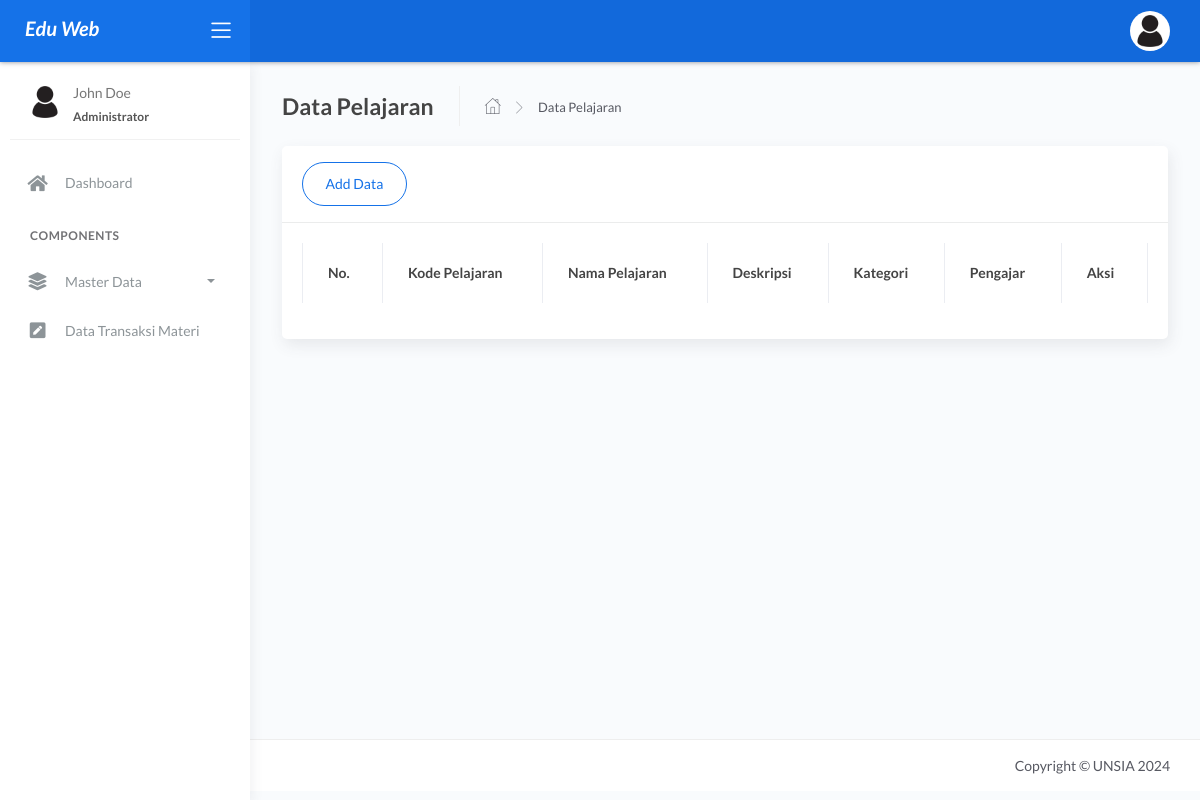
Before: /index.php/pelajaran with the older database file.
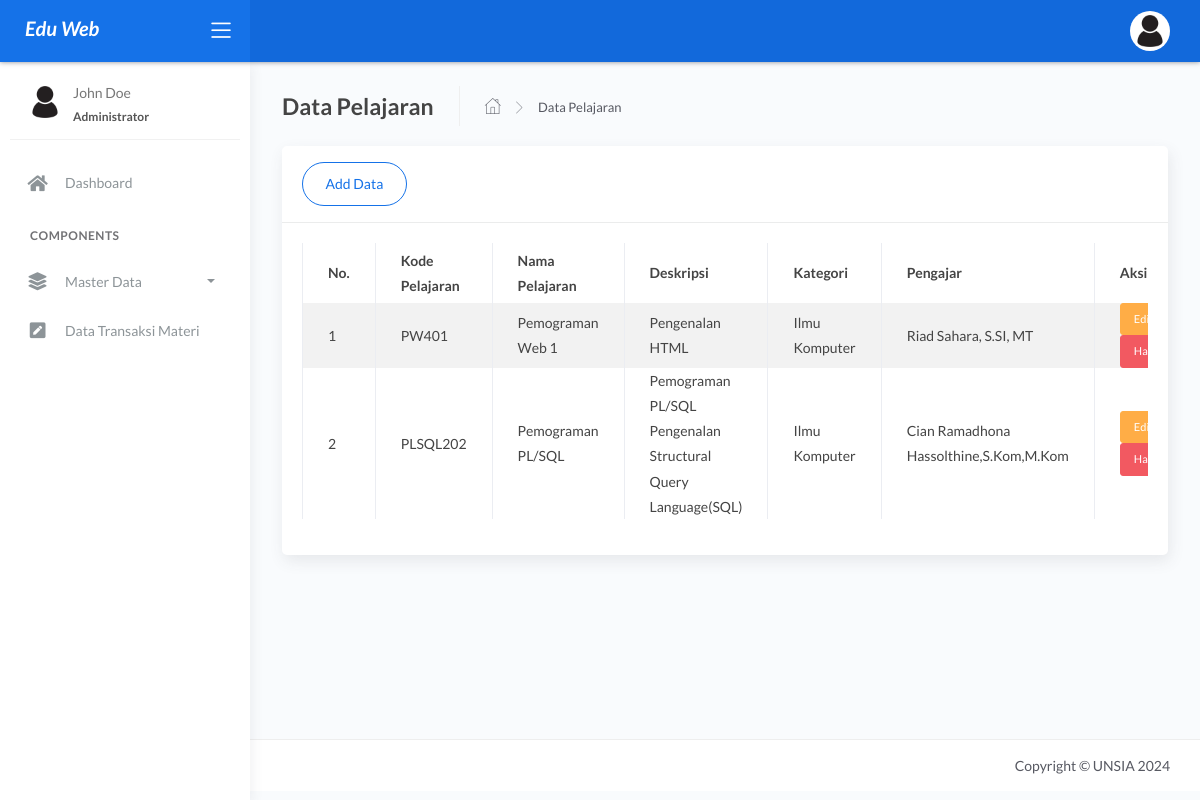
After: the same page with the newer database file.
### tables this page shows
CREATE TABLE `tbl_data_pelajaran` (
  `id_pelajaran` int NOT NULL,
  `kode_pelajaran` varchar(10) NOT NULL,
  `nama_pelajaran` varchar(255) NOT NULL,
  `deskripsi` text,
  `kategori` enum('Ilmu Komputer','Ekonomi','Bahasa') NOT NULL,
  `pengajar` varchar(255) NOT NULL
);

### application/libraries/Template.php (called while the page is built, shortened)
<?php
class Template {
    var $data_template = [];
    function set($name, $value){
        $this->data_template[$name] = $value;
    }
    function load($template = '', $fileview = '', $dataview = [], $return = FALSE){
        $this->CI =& get_instance();
        $this->set('content', $this->CI->load->view($fileview, $dataview, TRUE));
        return $this->CI->load->view($template, $this->data_template, $return);
    }
}

### application/controllers/Pelajaran.php (called while the page is built, shortened)
<?php
class Pelajaran extends CI_Controller {
    public function index() {
        $data = [
            'title' => 'Data Pelajaran',
            'subtitle' => 'Data Pelajaran',
            'pelajaran' => $this->Pelajaran_model->tampilDataPelajaran()->result()
        ];
        $this->template->load('index', 'pages/data-pelajaran/index', $data);
    }
}
?>

### index.php (called while the page is built, shortened)
<?php
require_once BASEPATH.'core/CodeIgniter.php';

### application/models/Pelajaran_model.php (called while the page is built, shortened)
<?php
class Pelajaran_model extends CI_Model{
    public function tampilDataPelajaran(){
        return $this->db->get('tbl_data_pelajaran');
    }
}
?>

### application/views/pages/data-pelajaran/index.php (the view)
<div class="card">
    <div class="card-header">
        <div class="card-title">
            <a href="<?= site_url('pelajaran/add')?>" class="btn btn-primary btn-border btn-round">Add Data</a>
        </div>
    </div>
    <div class="card-body">
        <div class="table-responsive">
            <table id="example" class="table table-striped table-bordered" style="width:100%">
                <thead>
                    <tr>
                        <th>No.</th>
                        <th>Kode Pelajaran</th>
                        <th>Nama Pelajaran</th>
                        <th>Deskripsi</th>
                        <th>Kategori</th>
                        <th>Pengajar</th>
                        <th>Aksi</th>
                    </tr>
                </thead>
                <tbody>
                    <?php
                                $no = 1;
                                foreach ($pelajaran as $pelaajaran) {
                    ?>
                    <tr>
                        <td>
                            <?= $no++; ?>
                        </td>
                        <td>
                            <?= $pelaajaran->kode_pelajaran; ?>
                        </td>
                        <td>
                            <?= $pelaajaran->nama_pelajaran; ?>
                        </td>
                        <td>
                            <?= $pelaajaran->deskripsi; ?>
                        </td>
                        <td>
                            <?= $pelaajaran->kategori; ?>
                        </td>
                        <td>
                            <?= $pelaajaran->pengajar; ?>
                        </td>
                        <td>
                            <a href="<?= site_url('pelajaran/edit/'.$pelaajaran->id_pelajaran) ?>" class="btn btn-warning btn-sm">Edit</a>
                            <a href="<?= site_url('pelajaran/delete/'.$pelaajaran->id_pelajaran) ?>" class="btn btn-danger btn-sm" onclick="return confirm('Apakah anda yakin ingin menghapus?')">Hapus</a>
                        </td>
                    </tr>
                    <?php }?>
                </tbody>
            </table>
        </div>
    </div>
</div>

Changed rows visible on the page:
added tbl_data_pelajaran: kode_pelajaran "PW401", nama_pelajaran "Pemograman Web 1", deskripsi "Pengenalan HTML", kategori "Ilmu Komputer", pengajar "Riad Sahara, S.SI, MT"
added tbl_data_pelajaran: kode_pelajaran "PLSQL202", nama_pelajaran "Pemograman PL/SQL", deskripsi "Pemograman PL/SQL Pengenalan Structural Query Language(SQL)", kategori "Ilmu Komputer", pengajar "Cian Ramadhona Hassolthine,S.Kom,M.Kom"
